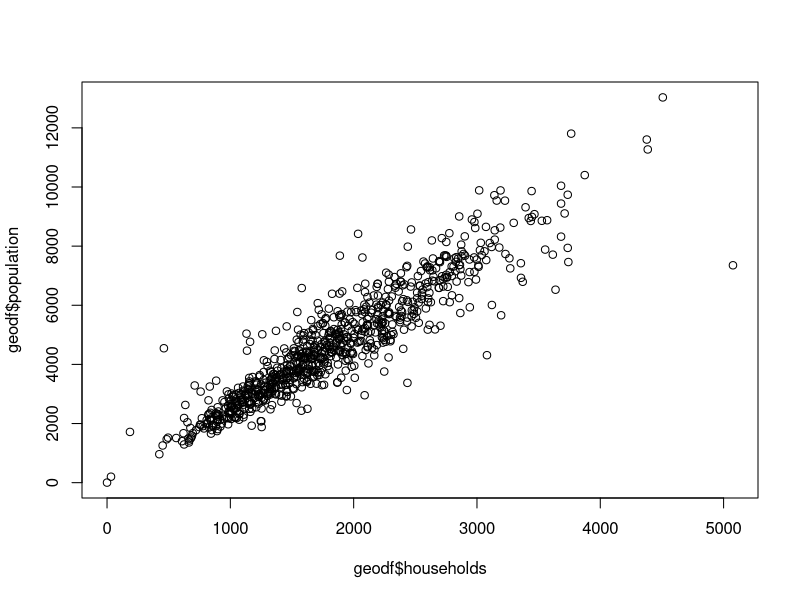
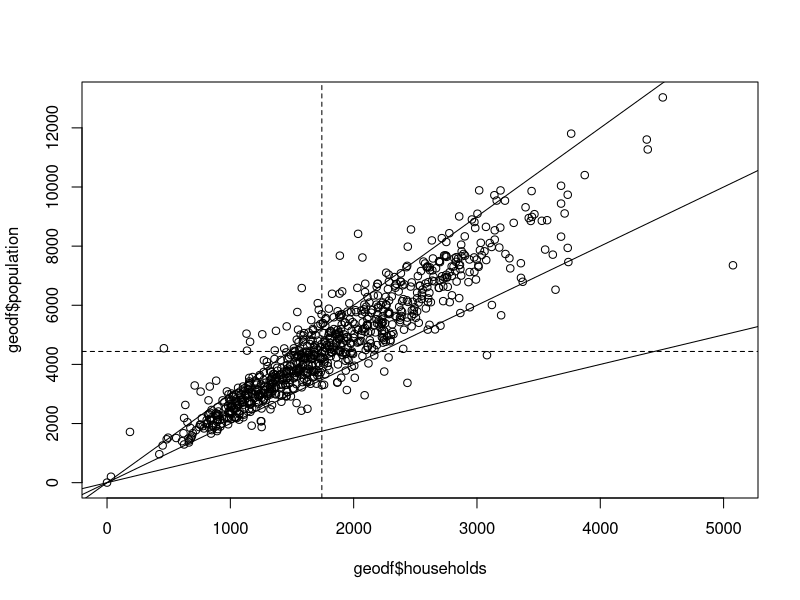
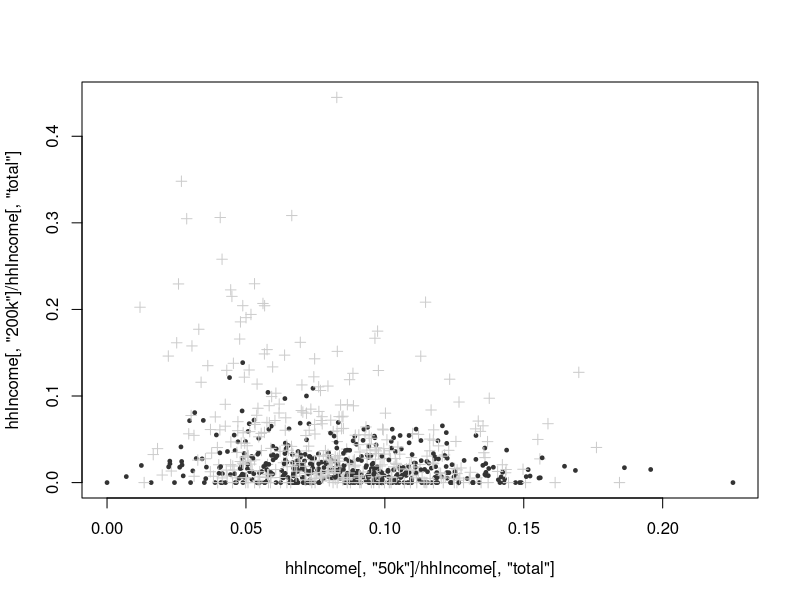
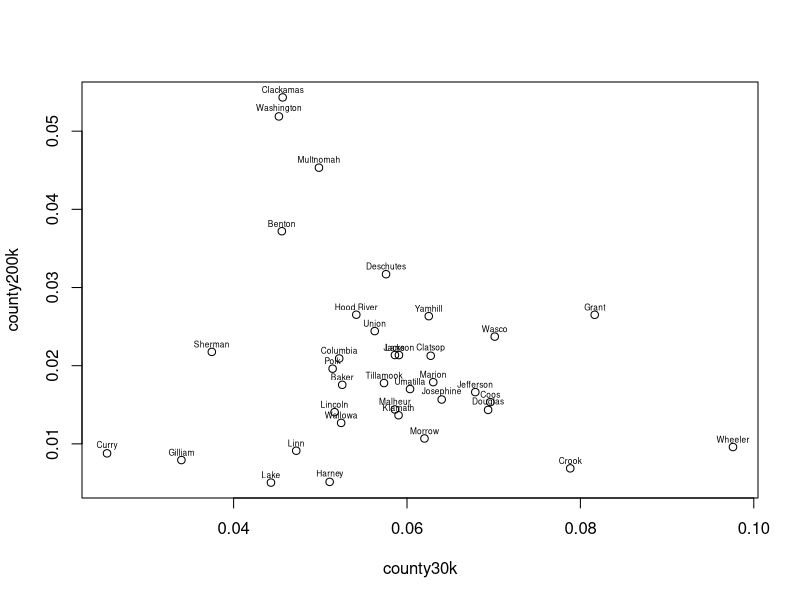
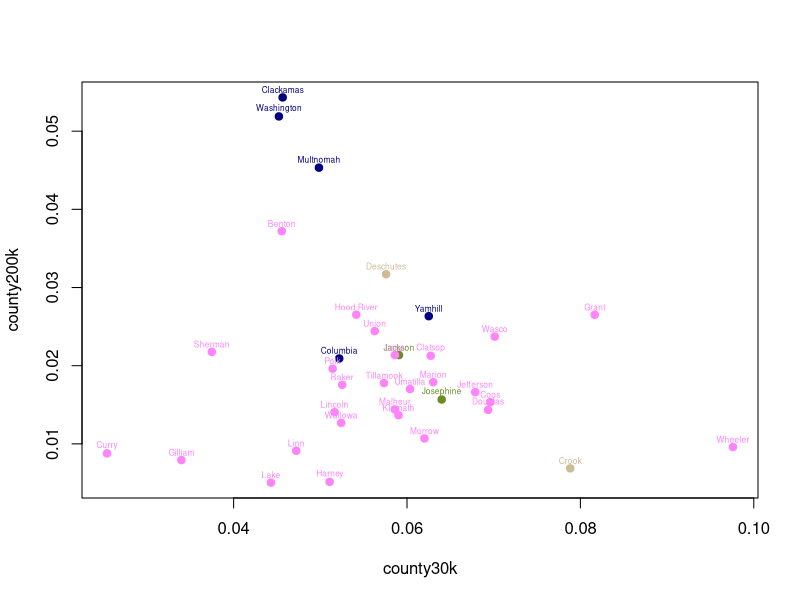
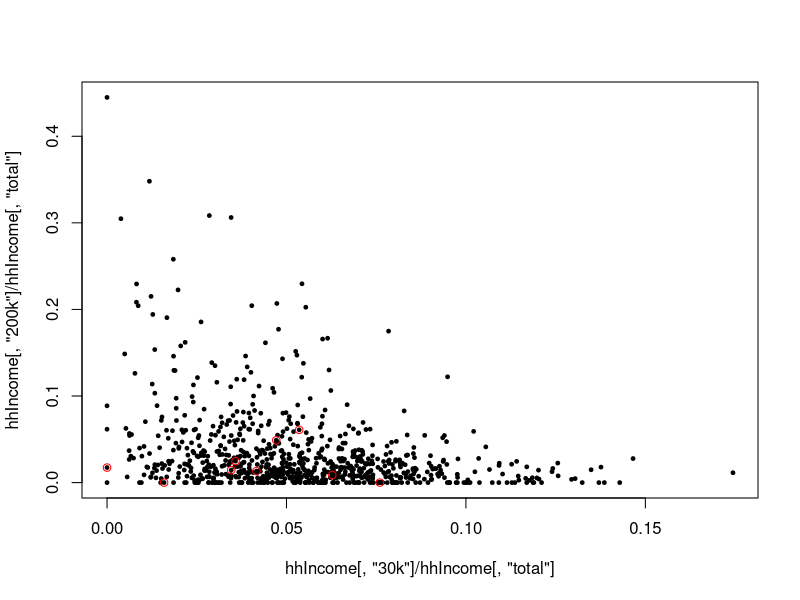
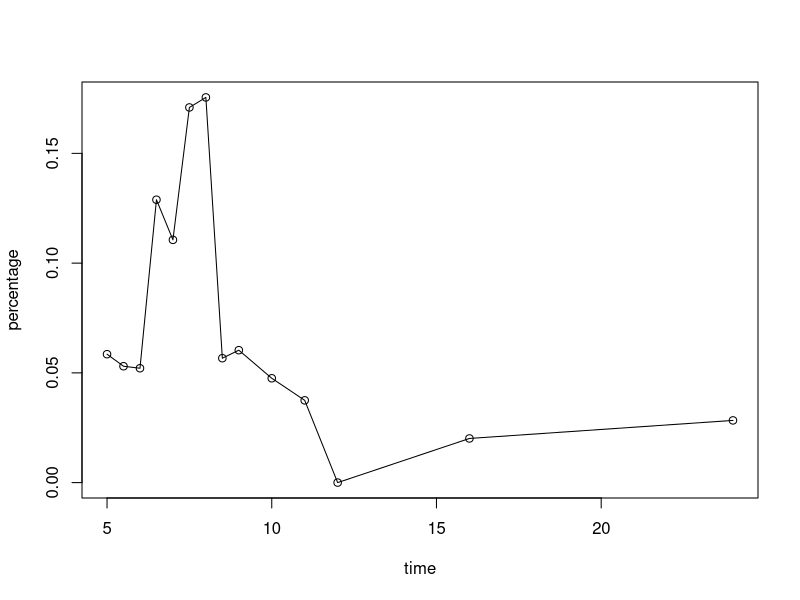
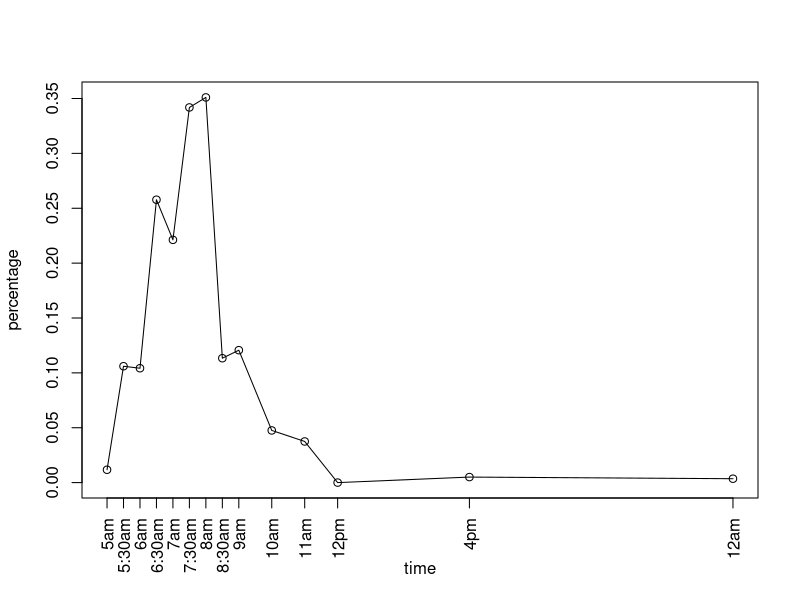

R code for these plots, in order:
# Load libraries

OUTDIR = "../img/ch04/"
dir.create(OUTDIR, FALSE)
options(width=70)

############### copy from last time

lengthOfCommute = read.csv("../data/ch03/lengthOfCommute.csv",as.is=TRUE,check.names=FALSE)
lengthOfCommute = as.matrix(lengthOfCommute)
longCommute = lengthOfCommute[,"45m"] + lengthOfCommute[,"60m"] +
              lengthOfCommute[,"90m"]
longCommutePerc = longCommute / lengthOfCommute[,"total"]
hhIncome = read.csv("../data/ch03/hhIncome.csv",as.is=TRUE, check.names=FALSE)
hhIncome = as.matrix(hhIncome)
cumIncome = t(apply(hhIncome[,-1],1,cumsum)) / hhIncome[,1]
meansOfCommute = read.csv("../data/ch03/meansOfCommute.csv",as.is=TRUE,check.names=FALSE)
meansOfCommute = as.matrix(meansOfCommute)
walkPerc = meansOfCommute[,"walk"] / meansOfCommute[,"total"]
carPerc = meansOfCommute[,"car"] / meansOfCommute[,"total"]
bikePerc = meansOfCommute[,"bike"] / meansOfCommute[,"total"]

############### scatter
geodf = read.csv("../data/ch03/geodf.csv", as.is=TRUE)

pdf(paste0(OUTDIR, "simpleScatter.pdf"), 5, 5)
plot(geodf$households, geodf$population)
dev.off()

pdf(paste0(OUTDIR, "simpleScatterLines.pdf"), 5, 5)
plot(geodf$households, geodf$population)
abline(0,1)
abline(0,2)
abline(0,3)
abline(v=median(geodf$households), lty="dashed")
abline(h=median(geodf$population), lty="dashed")
dev.off()

pchVals = rep(19, nrow(geodf))
pchVals[geodf$csa == "Portland"] = 3

cexVals = rep(0.5, nrow(geodf))
cexVals[geodf$csa == "Portland"] = 1

colVals = rep(grey(0.2), nrow(geodf))
colVals[geodf$csa == "Portland"] = grey(0.8)

pdf(paste0(OUTDIR, "incomeScatter.pdf"), 5, 5)
plot(hhIncome[,"50k"]/hhIncome[,"total"],
     hhIncome[,"200k"]/hhIncome[,"total"],
     pch=pchVals,
     cex=cexVals,
     col=colVals)
dev.off()

############### text

county30k = tapply(hhIncome[,"30k"], geodf$county, sum)
county200k = tapply(hhIncome[,"200k"], geodf$county, sum)
countyTotal = tapply(hhIncome[,"total"], geodf$county, sum)
county30k = county30k / countyTotal
county200k = county200k / countyTotal

pdf(paste0(OUTDIR, "incomeScatterCounty.pdf"), 8, 6)
plot(county30k, county200k)
text(county30k, county200k+0.001, names(county30k),cex=0.5)
dev.off()

csaValues = geodf$csa[match(names(county30k), geodf$county)]
csaValues

csaSet = unique(geodf$csa)
index = match(csaValues, csaSet)
index

colVals = c("orchid1","navy","wheat3","olivedrab")
colVals[index]

pdf(paste0(OUTDIR, "incomeScatterCountyCols.pdf"), 8, 6)
plot(county30k, county200k, col=colVals[index], pch=19)
text(county30k, county200k+0.001, names(county30k),col=colVals[index],cex=0.5)
dev.off()

data.frame(csaSet,colVals)


############### points

pdf(paste0(OUTDIR, "redPointsPlot.pdf"), 5, 5)
plot(hhIncome[,"30k"] / hhIncome[,"total"],
     hhIncome[,"200k"] / hhIncome[,"total"],
     col="black",
     pch=19,
     cex=0.5)

index = which(walkPerc > 0.3)

points(hhIncome[index,"30k"] / hhIncome[index,"total"],
       hhIncome[index,"200k"] / hhIncome[index,"total"],
       col="red")
dev.off()


############### line plot
timeOfCommute = read.csv("../data/ch04/timeOfCommute.csv",
                         as.is=TRUE,check.names=FALSE)
timeOfCommute = as.matrix(timeOfCommute)
timeOfCommute[,-1] = timeOfCommute[,-1] / timeOfCommute[,1]
timeOfCommute[1:5,]

numericTimes = c(5,5.5,6,6.5,7,7.5,8,8.5,9,10,11,12,16,24)

pdf(paste0(OUTDIR, "simpleLinePlot.pdf"), 8, 5)
plot(numericTimes, timeOfCommute[1,-1], axes=TRUE,
     xlab="time", ylab="percentage")
lines(numericTimes, timeOfCommute[1,-1])
dev.off()

timeOfCommuteDens = timeOfCommute[,-1]
timeOfCommuteDens[,1] = timeOfCommuteDens[,1] / 5
timeOfCommuteDens[,2:9] = timeOfCommuteDens[,2:9] * 2
timeOfCommuteDens[,13] = timeOfCommuteDens[,13] / 4
timeOfCommuteDens[,14] = timeOfCommuteDens[,14] / 8

pdf(paste0(OUTDIR, "betterLinePlot.pdf"), 8, 5)
plot(numericTimes, timeOfCommuteDens[1,], axes=FALSE,
     xlab="time", ylab="percentage")
lines(numericTimes, timeOfCommuteDens[1,])
box()
axis(2)
axis(1,at=numericTimes, label=colnames(timeOfCommuteDens), las=2)
dev.off()

pdf(paste0(OUTDIR, "aggregateLinePlot.pdf"), 8, 5)
plot(numericTimes, timeOfCommuteDens[1,], type="n", axes=FALSE,
     xlab="time", ylab="density", ylim=c(0,0.4))
for(j in 1:nrow(timeOfCommute)) {
  lines(numericTimes, timeOfCommuteDens[j,],col=rgb(0,0,0,0.01))
}
axis(2)
axis(1,at=numericTimes, label=colnames(timeOfCommuteDens), las=2)

medianTimes = apply(timeOfCommuteDens,2,median)
lines(numericTimes, medianTimes)

q1Times = apply(timeOfCommuteDens,2,quantile,probs=0.25)
lines(numericTimes, q1Times, col=rgb(0,0,0), lty="dashed")

q3Times = apply(timeOfCommuteDens,2,quantile,probs=0.75)
lines(numericTimes, q3Times, col=rgb(0,0,0), lty="dashed")
dev.off()


############### scatter plot matrix

tractData = data.frame(walkPerc, carPerc,
                       inc30k=timeOfCommuteDens[,"7am"],
                       inc200k=hhIncome[,"200k"]/hhIncome[,"total"])

tractData = tractData[apply(is.na(tractData),1,sum) == 0, ]

for (i in 1:5) {
  for (j in 1:5) {
    if (i < j) print(paste(i,":",j))
  }
}

pdf(paste0(OUTDIR, "scatterPlotMatrix.pdf"), 8, 8)
par(mfrow=c(4,4))
par(mar=c(1,1,1,1))
par(oma=c(2,2,2,2))
for (i in 1:ncol(tractData)) {
  for (j in 1:ncol(tractData)) {
    plot(tractData[,j],tractData[,i], pch=19,col=rgb(0,0,0,0.2),
         axes=FALSE)
    box()
    if (i == 1) title(main=colnames(tractData)[j])
    if (i == ncol(tractData)) axis(1)
    if (j == 1) axis(2)
  }
}
dev.off()

############### correlation matrix

corMat = cor(tractData)
round(corMat,2)

pdf(paste0(OUTDIR, "correlationMatrix.pdf"), 5, 5)
par(mar=c(0,0,0,0))
plot(1:ncol(corMat),1:ncol(corMat),type="n",axes=FALSE,
     ylim=c(0.6,ncol(corMat)+0.4),xlim=c(0.6,ncol(corMat)+0.4))

for (i in 1:nrow(corMat)) {
  for (j in 1:ncol(corMat)) {
    if (i!=j) {
      points(i,j,pch=19,col=grey(1-abs(corMat[i,j])), cex=3)
      if (corMat[i,j] > 0) text(i,j,"+",col=grey(abs(corMat[i,j])))
      if (corMat[i,j] < 0) text(i,j,"-",col=grey(abs(corMat[i,j])))
    } else {
      text(i,j,colnames(corMat)[j],cex=0.5)
    }
  }
}
dev.off()




